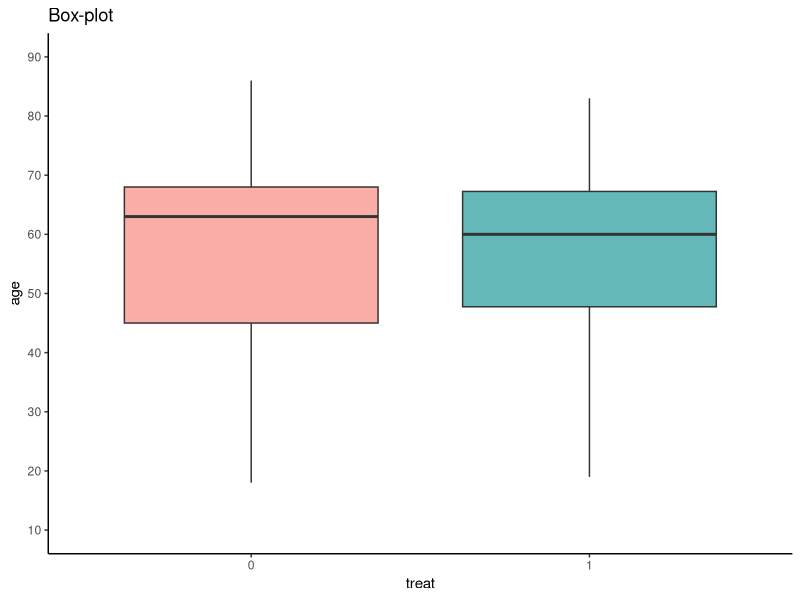
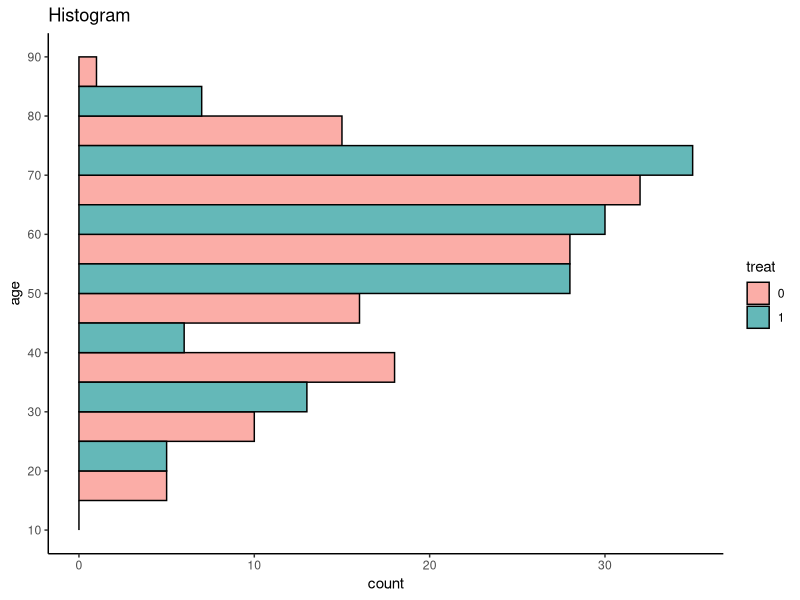

The R script that drew these images, in order: (Note: this script raises an error after producing the figures.)
#   T Are there any correlated measurements?

#   K Does the preoperative pain change with age of the patients?
#   T Do BMI and age have a linear relationship?

#Load libraries
library(here)
library(tidyverse)

data <- read.csv2(here("DATA", "clean_data.csv"))

#----- Does the age distribution depend on `treat`? --------------------------------------

# Set 'treat' as factor
data$treat <- factor(data$treat)

# Boxplot Age: vs. Treat
boxplot_treat <- ggplot(data, aes(x = treat, y = age, fill = treat)) +
  geom_boxplot(show.legend = FALSE) +
  scale_fill_manual(values = c("0" = "#FBADA7", "1" = "#64B8B8")) +
  scale_y_continuous(breaks = c(10, 20, 30, 40, 50, 60, 70, 80, 90), limits = c(10, 90)) +
  labs(title = "Box-plot") +
  theme_classic() 

# Histogram: Age vs. Treat
histogram_treat <- ggplot(data, aes(y = age, fill = treat)) +
  geom_histogram(binwidth = 10, position = "dodge", color = "black") +
  scale_fill_manual(values = c("0" = "#FBADA7", "1" = "#64B8B8")) +
  scale_y_continuous(breaks = c(10, 20, 30, 40, 50, 60, 70, 80, 90), limits = c(10, 90)) +
  labs(title = "Histogram") +
  theme_classic() 

# Combine plots 
Age_vs_treat_plot <- (boxplot_treat + histogram_treat) + plot_layout(guides = 'collect')
Age_vs_treat_plot

#----- Does the age distribution of the patients depend on their sex (`gender`)?--------

# Boxplot: Age vs. Gender
boxplot_gender <- ggplot(data, aes(x = gender, y = age, fill = gender)) +
  geom_boxplot(show.legend = FALSE) +
  scale_fill_manual(values = c("Female" = "#FBADA7", "Male" = "#64B8B8")) +
  scale_y_continuous(breaks = c(10, 20, 30, 40, 50, 60, 70, 80, 90), limits = c(10, 90)) +
  labs(title = "Box-plot") +
  theme_classic() 

# Histogram: Age vs. Gender
histogram_gender <- ggplot(data, aes(y = age, fill = gender)) +
  geom_histogram(binwidth = 10, position = "dodge", color = "black") +
  scale_fill_manual(values = c("Female" = "#FBADA7", "Male" = "#64B8B8")) +
  scale_y_continuous(breaks = c(0, 10, 20, 30, 40, 50, 60, 70, 80, 90), limits = c(10, 90)) +
  labs(title = "Histogram") +
  theme_classic() 

# Combine plots 
Age_vs_gender_plot <- (boxplot_gender + histogram_gender) + plot_layout(guides = 'collect')
Age_vs_gender_plot
